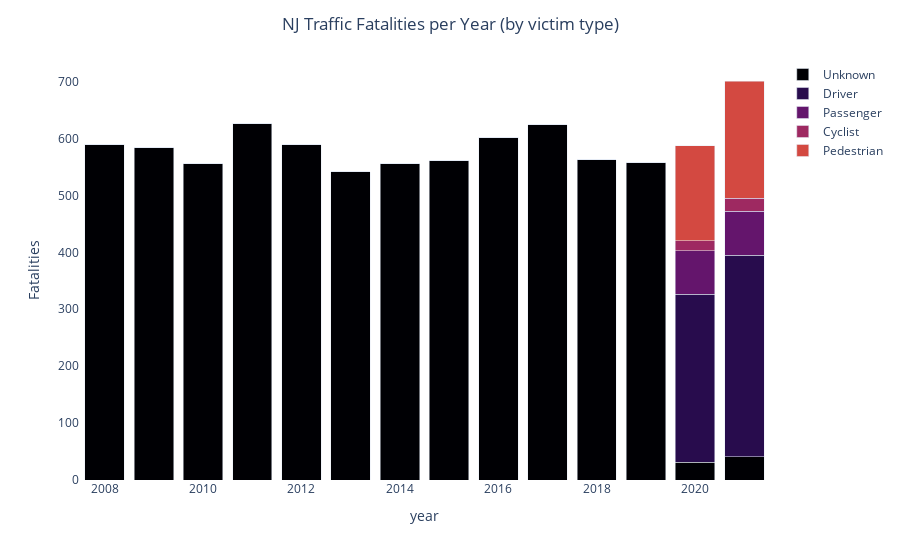

Here is the notebook cell this chart was saved with:
### Code cell
type_cols_map = {
    'unknown': 'Unknown',
    'drivers': 'Driver',
    'passengers': 'Passenger',
    'cyclists': 'Cyclist',
    'pedestrians': 'Pedestrian',
}
fig = px.bar(
    year_types[year_types.index < 2022][type_cols_map.keys()].rename(columns=type_cols_map),
    labels={
        'variable': '',
        'index': 'Year',
        'value': 'Fatalities',
    },
    barmode='stack',
    color_discrete_sequence=type_colors,
)
fig.update_layout(
    paper_bgcolor='white',
    plot_bgcolor='white',
    title='NJ Traffic Fatalities per Year (by victim type)',
    title_x=0.5,
)
fig.write_image('fatalities_per_year_by_type.png')
fig

### Figure 1 — Plotly figure (JSON) as saved in the notebook; plotly's stock layout.template omitted (floating-point values rounded to 4 significant figures)
{"data": [{"alignmentgroup": "True", "hovertemplate": "=Unknown<br>year=%{x}<br>Fatalities=%{y}<extra></extra>", "legendgroup": "Unknown", "marker": {"color": "#000004", "pattern": {"shape": ""}}, "name": "Unknown", "offsetgroup": "Unknown", "orientation": "v", "showlegend": true, "textposition": "auto", "type": "bar", "x": [2008, 2009, 2010, 2011, 2012, 2013, 2014, 2015, 2016, 2017, 2018, 2019, 2020, 2021], "xaxis": "x", "y": [590, 584, 556, 627, 589, 542, 556, 562, 602, 624, 563, 558, 31, 41], "yaxis": "y"}, {"alignmentgroup": "True", "hovertemplate": "=Driver<br>year=%{x}<br>Fatalities=%{y}<extra></extra>", "legendgroup": "Driver", "marker": {"color": "#280c4d", "pattern": {"shape": ""}}, "name": "Driver", "offsetgroup": "Driver", "orientation": "v", "showlegend": true, "textposition": "auto", "type": "bar", "x": [2008, 2009, 2010, 2011, 2012, 2013, 2014, 2015, 2016, 2017, 2018, 2019, 2020, 2021], "xaxis": "x", "y": [0, 0, 0, 0, 0, 0, 0, 0, 0, 0, 0, 0, 295, 354], "yaxis": "y"}, {"alignmentgroup": "True", "hovertemplate": "=Passenger<br>year=%{x}<br>Fatalities=%{y}<extra></extra>", "legendgroup": "Passenger", "marker": {"color": "#64156c", "pattern": {"shape": ""}}, "name": "Passenger", "offsetgroup": "Passenger", "orientation": "v", "showlegend": true, "textposition": "auto", "type": "bar", "x": [2008, 2009, 2010, 2011, 2012, 2013, 2014, 2015, 2016, 2017, 2018, 2019, 2020, 2021], "xaxis": "x", "y": [0, 0, 0, 0, 0, 0, 0, 0, 0, 0, 0, 0, 77, 77], "yaxis": "y"}, {"alignmentgroup": "True", "hovertemplate": "=Cyclist<br>year=%{x}<br>Fatalities=%{y}<extra></extra>", "legendgroup": "Cyclist", "marker": {"color": "#9e2961", "pattern": {"shape": ""}}, "name": "Cyclist", "offsetgroup": "Cyclist", "orientation": "v", "showlegend": true, "textposition": "auto", "type": "bar", "x": [2008, 2009, 2010, 2011, 2012, 2013, 2014, 2015, 2016, 2017, 2018, 2019, 2020, 2021], "xaxis": "x", "y": [0, 0, 0, 0, 0, 0, 0, 0, 0, 0, 0, 0, 17, 23], "yaxis": "y"}, {"alignmentgroup": "True", "hovertemplate": "=Pedestrian<br>year=%{x}<br>Fatalities=%{y}<extra></extra>", "legendgroup": "Pedestrian", "marker": {"color": "#d34941", "pattern": {"shape": ""}}, "name": "Pedestrian", "offsetgroup": "Pedestrian", "orientation": "v", "showlegend": true, "textposition": "auto", "type": "bar", "x": [2008, 2009, 2010, 2011, 2012, 2013, 2014, 2015, 2016, 2017, 2018, 2019, 2020, 2021], "xaxis": "x", "y": [0, 0, 0, 0, 0, 0, 0, 0, 0, 0, 0, 0, 167, 206], "yaxis": "y"}], "layout": {"barmode": "stack", "legend": {"title": {"text": ""}, "tracegroupgap": 0}, "margin": {"t": 60}, "paper_bgcolor": "white", "plot_bgcolor": "white", "title": {"text": "NJ Traffic Fatalities per Year (by victim type)", "x": 0.5}, "xaxis": {"anchor": "y", "domain": [0, 1], "title": {"text": "year"}}, "yaxis": {"anchor": "x", "domain": [0, 1], "title": {"text": "Fatalities"}}}}
